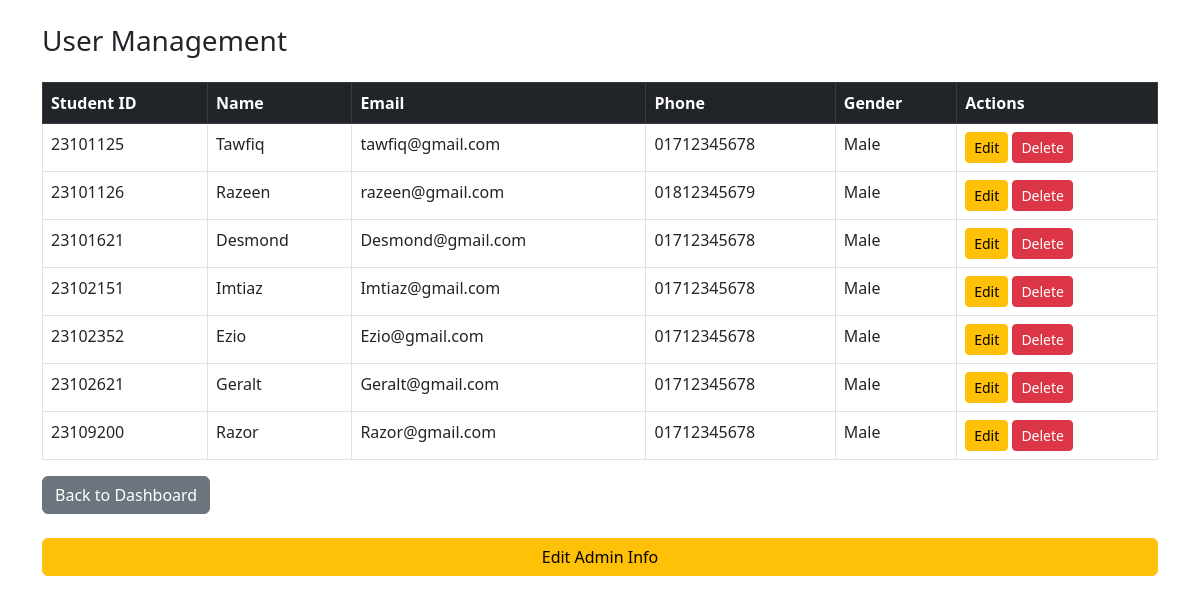
Screenshot of /backend/manage_users.php (signed in) with the database file from the repository.
### tables this page shows
CREATE TABLE User (
    Student_ID VARCHAR(20) PRIMARY KEY,
    Name VARCHAR(100) NOT NULL,
    Gsuite_Email VARCHAR(100) UNIQUE NOT NULL,
    Scanned_ID VARCHAR(255),
    Semester VARCHAR(20),
    Department VARCHAR(50),
    Thana VARCHAR(50),
    Phone_Number VARCHAR(15),  
    Password VARCHAR(100) NOT NULL,
    Address VARCHAR(255),      
    Gender VARCHAR(10)        
);

### backend/manage_users.php (the view, shortened to what this page needs)
<?php
include 'db_connection.php';
$users = $conn->query("SELECT * FROM User");
?>
<!DOCTYPE html>
<html>
<head>
    <link href="https://cdn.jsdelivr.net/npm/bootstrap@5.3.0/dist/css/bootstrap.min.css" rel="stylesheet">
</head>
<body>
<div class="container mt-4">
    <h3 class="mb-4">User Management</h3>
    <table class="table table-bordered table-hover">
        <thead class="table-dark">
            <tr>
                <th>Student ID</th><th>Name</th><th>Email</th><th>Phone</th><th>Gender</th><th>Actions</th>
            </tr>
        </thead>
        <tbody>
            <?php while ($row = $users->fetch_assoc()): ?>
                <tr>
                    <td><?= $row['Student_ID'] ?></td>
                    <td><?= $row['Name'] ?></td>
                    <td><?= $row['Gsuite_Email'] ?></td>
                    <td><?= $row['Phone_Number'] ?></td>
                    <td><?= $row['Gender'] ?></td>
                    <td>
                        <a href="edit_user.php?id=<?= $row['Student_ID'] ?>" class="btn btn-sm btn-warning">Edit</a>
                        <a href="delete_user.php?id=<?= $row['Student_ID'] ?>" class="btn btn-sm btn-danger" onclick="return confirm('Delete this user?')">Delete</a>
                    </td>
                </tr>
            <?php endwhile; ?>
        </tbody>
    </table>
    <div><a href="admin_index.php" class="btn btn-secondary">Back to Dashboard</a></div>
    <br>
    <div><a href="edit_admin.php" class="btn btn-warning w-100 mb-3">Edit Admin Info</a></div>
</div>
</body>
</html>

### rows the page displays
user: Student_ID "23101125", Name "Tawfiq", Gsuite_Email "tawfiq@gmail.com", Phone_Number "01712345678", Gender "Male"
user: Student_ID "23101126", Name "Razeen", Gsuite_Email "razeen@gmail.com", Phone_Number "01812345679", Gender "Male"
user: Student_ID "23101621", Name "Desmond", Gsuite_Email "Desmond@gmail.com", Phone_Number "01712345678", Gender "Male"
user: Student_ID "23102151", Name "Imtiaz", Gsuite_Email "Imtiaz@gmail.com", Phone_Number "01712345678", Gender "Male"
user: Student_ID "23102352", Name "Ezio", Gsuite_Email "Ezio@gmail.com", Phone_Number "01712345678", Gender "Male"
user: Student_ID "23102621", Name "Geralt", Gsuite_Email "Geralt@gmail.com", Phone_Number "01712345678", Gender "Male"
user: Student_ID "23109200", Name "Razor", Gsuite_Email "Razor@gmail.com", Phone_Number "01712345678", Gender "Male"
